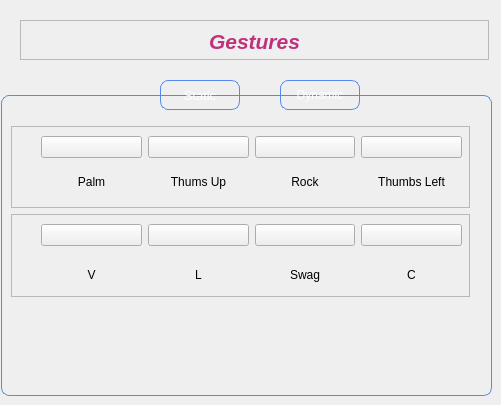
               <widget class="QWidget" name="Dynamic_Gesture_Page">
                <widget class="QWidget" name="Gestures_Page_Widget_2" native="true">
                 <property name="geometry">
                  <rect>
                   <x>1</x>
                   <y>95</y>
                   <width>491</width>
                   <height>301</height>
                  </rect>
                 </property>
                 <property name="minimumSize">
                  <size>
                   <width>475</width>
                   <height>250</height>
                  </size>
                 </property>
                 <property name="maximumSize">
                  <size>
                   <width>491</width>
                   <height>16777215</height>
                  </size>
                 </property>
                 <property name="styleSheet">
                  <string notr="true">#Gestures_Page_Widget_2
{

border: 1px solid #568AF2;
    border-radius: 8px; 
}</string>
                 </property>
                 <widget class="QFrame" name="frame_44">
                  <property name="geometry">
                   <rect>
                    <x>10</x>
                    <y>119</y>
                    <width>459</width>
                    <height>83</height>
                   </rect>
                  </property>
                  <property name="styleSheet">
                   <string notr="true"/>
                  </property>
                  <property name="frameShape">
                   <enum>QFrame::StyledPanel</enum>
                  </property>
                  <property name="frameShadow">
                   <enum>QFrame::Raised</enum>
                  </property>
                  <widget class="QWidget" name="layoutWidget_23">
                   <property name="geometry">
                    <rect>
                     <x>30</x>
                     <y>10</y>
                     <width>421</width>
                     <height>74</height>
                    </rect>
                   </property>
                   <layout class="QGridLayout" name="gridLayout_15">
                    <item row="0" column="0">
                     <widget class="QPushButton" name="pushButton_135">
                      <property name="text">
                       <string/>
                      </property>
                      <property name="icon">
                       <iconset resource="Resources.qrc">
                        <normaloff>:/Gestures/Icons2/10 hand gestures editted/4.png</normaloff>:/Gestures/Icons2/10 hand gestures editted/4.png</iconset>
                      </property>
                      <property name="iconSize">
                       <size>
                        <width>45</width>
                        <height>45</height>
                       </size>
                      </property>
                     </widget>
                    </item>
                    <item row="0" column="1">
                     <widget class="QPushButton" name="pushButton_136">
                      <property name="text">
                       <string/>
                      </property>
                      <property name="icon">
                       <iconset resource="Resources.qrc">
                        <normaloff>:/Gestures/Icons2/10 hand gestures editted/5.1.png</normaloff>:/Gestures/Icons2/10 hand gestures editted/5.1.png</iconset>
                      </property>
                      <property name="iconSize">
                       <size>
                        <width>50</width>
                        <height>50</height>
                       </size>
                      </property>
                     </widget>
                    </item>
                    <item row="0" column="2">
                     <widget class="QPushButton" name="pushButton_137">
                      <property name="text">
                       <string/>
                      </property>
                      <property name="icon">
                       <iconset resource="Resources.qrc">
                        <normaloff>:/Gestures/Icons2/10 hand gestures editted/6.png</normaloff>:/Gestures/Icons2/10 hand gestures editted/6.png</iconset>
                      </property>
                      <property name="iconSize">
                       <size>
                        <width>50</width>
                        <height>50</height>
                       </size>
                      </property>
                     </widget>
                    </item>
                    <item row="0" column="3">
                     <widget class="QPushButton" name="pushButton_138">
                      <property name="text">
                       <string/>
                      </property>
                      <property name="icon">
                       <iconset resource="Resources.qrc">
                        <normaloff>:/Gestures/Icons2/10 hand gestures editted/7.png</normaloff>:/Gestures/Icons2/10 hand gestures editted/7.png</iconset>
                      </property>
                      <property name="iconSize">
                       <size>
                        <width>45</width>
                        <height>45</height>
                       </size>
                      </property>
                     </widget>
                    </item>
                    <item row="1" column="0">
                     <widget class="QLabel" name="label_67">
                      <property name="text">
                       <string>V</string>
                      </property>
                      <property name="alignment">
                       <set>Qt::AlignCenter</set>
                      </property>
                     </widget>
                    </item>
                    <item row="1" column="1">
                     <widget class="QLabel" name="label_68">
                      <property name="text">
                       <string>L</string>
                      </property>
                      <property name="alignment">
                       <set>Qt::AlignCenter</set>
                      </property>
                     </widget>
                    </item>
                    <item row="1" column="2">
                     <widget class="QLabel" name="label_69">
                      <property name="text">
                       <string>Swag</string>
                      </property>
                      <property name="alignment">
                       <set>Qt::AlignCenter</set>
                      </property>
                     </widget>
                    </item>
                    <item row="1" column="3">
                     <widget class="QLabel" name="label_70">
                      <property name="text">
                       <string>C</string>
                      </property>
                      <property name="alignment">
                       <set>Qt::AlignCenter</set>
                      </property>
                     </widget>
                    </item>
                   </layout>
                  </widget>
                 </widget>
                 <widget class="QFrame" name="frame_43">
                  <property name="geometry">
                   <rect>
                    <x>10</x>
                    <y>31</y>
                    <width>459</width>
                    <height>82</height>
                   </rect>
                  </property>
                  <property name="styleSheet">
                   <string notr="true"/>
                  </property>
                  <property name="frameShape">
                   <enum>QFrame::StyledPanel</enum>
                  </property>
                  <property name="frameShadow">
                   <enum>QFrame::Raised</enum>
                  </property>
                  <widget class="QWidget" name="layoutWidget_22">
                   <property name="geometry">
                    <rect>
                     <x>30</x>
                     <y>10</y>
                     <width>421</width>
                     <height>64</height>
                    </rect>
                   </property>
                   <layout class="QGridLayout" name="gridLayout_14">
                    <item row="0" column="0">
                     <widget class="QPushButton" name="pushButton_131">
                      <property name="text">
                       <string/>
                      </property>
                      <property name="icon">
                       <iconset resource="Resources.qrc">
                        <normaloff>:/Gestures/Icons2/10 hand gestures editted/0.png</normaloff>:/Gestures/Icons2/10 hand gestures editted/0.png</iconset>
                      </property>
                      <property name="iconSize">
                       <size>
                        <width>35</width>
                        <height>40</height>
                       </size>
                      </property>
                     </widget>
                    </item>
                    <item row="0" column="1">
                     <widget class="QPushButton" name="pushButton_132">
                      <property name="text">
                       <string/>
                      </property>
                      <property name="icon">
                       <iconset resource="Resources.qrc">
                        <normaloff>:/Gestures/Icons2/10 hand gestures editted/1.png</normaloff>:/Gestures/Icons2/10 hand gestures editted/1.png</iconset>
                      </property>
                      <property name="iconSize">
                       <size>
                        <width>40</width>
                        <height>40</height>
                       </size>
                      </property>
                     </widget>
                    </item>
                    <item row="0" column="2">
                     <widget class="QPushButton" name="pushButton_133">
                      <property name="text">
                       <string/>
                      </property>
                      <property name="icon">
                       <iconset resource="Resources.qrc">
                        <normaloff>:/Gestures/Icons2/10 hand gestures editted/2.png</normaloff>:/Gestures/Icons2/10 hand gestures editted/2.png</iconset>
                      </property>
                      <property name="iconSize">
                       <size>
                        <width>40</width>
                        <height>40</height>
                       </size>
                      </property>
                     </widget>
                    </item>
                    <item row="0" column="3">
                     <widget class="QPushButton" name="pushButton_134">
                      <property name="text">
                       <string/>
                      </property>
                      <property name="icon">
                       <iconset resource="Resources.qrc">
                        <normaloff>:/Gestures/Icons2/10 hand gestures editted/3.png</normaloff>:/Gestures/Icons2/10 hand gestures editted/3.png</iconset>
                      </property>
                      <property name="iconSize">
                       <size>
                        <width>40</width>
                        <height>40</height>
                       </size>
                      </property>
                     </widget>
                    </item>
                    <item row="1" column="0">
                     <widget class="QLabel" name="label_63">
                      <property name="text">
                       <string>Palm</string>
                      </property>
                      <property name="alignment">
                       <set>Qt::AlignCenter</set>
                      </property>
                     </widget>
                    </item>
                    <item row="1" column="1">
                     <widget class="QLabel" name="label_64">
                      <property name="text">
                       <string>Thums Up</string>
                      </property>
                      <property name="alignment">
                       <set>Qt::AlignCenter</set>
                      </property>
                     </widget>
                    </item>
                    <item row="1" column="2">
                     <widget class="QLabel" name="label_65">
                      <property name="text">
                       <string>Rock</string>
                      </property>
                      <property name="alignment">
                       <set>Qt::AlignCenter</set>
                      </property>
                     </widget>
                    </item>
                    <item row="1" column="3">
                     <widget class="QLabel" name="label_66">
                      <property name="text">
                       <string>Thumbs Left</string>
                      </property>
                      <property name="alignment">
                       <set>Qt::AlignCenter</set>
                      </property>
                     </widget>
                    </item>
                   </layout>
                  </widget>
                 </widget>
                </widget>
                <widget class="QPushButton" name="Dynamic_Button2">
                 <property name="geometry">
                  <rect>
                   <x>280</x>
                   <y>80</y>
                   <width>80</width>
                   <height>30</height>
                  </rect>
                 </property>
                 <property name="styleSheet">
                  <string notr="true">

#Dynamic_Button2{
border: 1px solid #568AF2;
color: rgb(255, 255, 255);
    border-radius: 8px; 

}

#Dynamic_Button2:hover
{
 color: #568AF2;
}

#Dynamic_Button2:checked
{
background-color:#3A3E47;
}</string>
                 </property>
                 <property name="text">
                  <string>Dynamic</string>
                 </property>
                 <property name="checkable">
                  <bool>true</bool>
                 </property>
                 <property name="checked">
                  <bool>false</bool>
                 </property>
                 <property name="autoExclusive">
                  <bool>true</bool>
                 </property>
                 <property name="autoDefault">
                  <bool>true</bool>
                 </property>
                </widget>
                <widget class="QPushButton" name="Static_Button2">
                 <property name="geometry">
                  <rect>
                   <x>160</x>
                   <y>80</y>
                   <width>80</width>
                   <height>30</height>
                  </rect>
                 </property>
                 <property name="font">
                  <font>
                   <pointsize>10</pointsize>
                   <bold>false</bold>
                  </font>
                 </property>
                 <property name="styleSheet">
                  <string notr="true">

#Static_Button2{
border: 1px solid #568AF2;
color: rgb(255, 255, 255);
    border-radius: 8px; 

}

#Static_Button2:hover
{
 color: #568AF2;
}

#Static_Button2:checked
{
background-color:#3A3E47;
}</string>
                 </property>
                 <property name="text">
                  <string>Static</string>
                 </property>
                 <property name="checkable">
                  <bool>true</bool>
                 </property>
                 <property name="checked">
                  <bool>false</bool>
                 </property>
                 <property name="autoExclusive">
                  <bool>true</bool>
                 </property>
                 <property name="autoDefault">
                  <bool>true</bool>
                 </property>
                </widget>
                <widget class="QFrame" name="frame_10">
                 <property name="geometry">
                  <rect>
                   <x>20</x>
                   <y>20</y>
                   <width>469</width>
                   <height>40</height>
                  </rect>
                 </property>
                 <property name="maximumSize">
                  <size>
                   <width>16777215</width>
                   <height>40</height>
                  </size>
                 </property>
                 <property name="styleSheet">
                  <string notr="true"/>
                 </property>
                 <property name="frameShape">
                  <enum>QFrame::StyledPanel</enum>
                 </property>
                 <property name="frameShadow">
                  <enum>QFrame::Raised</enum>
                 </property>
                 <widget class="QLabel" name="label_43">
                  <property name="geometry">
                   <rect>
                    <x>-21</x>
                    <y>10</y>
                    <width>511</width>
                    <height>22</height>
                   </rect>
                  </property>
                  <property name="maximumSize">
                   <size>
                    <width>16777215</width>
                    <height>40</height>
                   </size>
                  </property>
                  <property name="font">
                   <font>
                    <pointsize>16</pointsize>
                    <italic>true</italic>
                    <bold>true</bold>
                   </font>
                  </property>
                  <property name="styleSheet">
                   <string notr="true">color:rgb(190, 50, 125);</string>
                  </property>
                  <property name="text">
                   <string>Gestures</string>
                  </property>
                  <property name="alignment">
                   <set>Qt::AlignCenter</set>
                  </property>
                 </widget>
                </widget>
               </widget>
